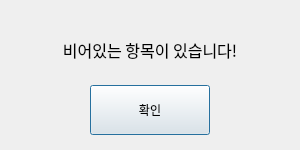
<?xml version="1.0" encoding="UTF-8"?>
<ui version="4.0">
 <class>Dialog</class>
 <widget class="QDialog" name="Dialog">
  <property name="geometry">
   <rect>
    <x>0</x>
    <y>0</y>
    <width>300</width>
    <height>150</height>
   </rect>
  </property>
  <property name="windowTitle">
   <string>Dialog</string>
  </property>
  <widget class="QLabel" name="label">
   <property name="geometry">
    <rect>
     <x>0</x>
     <y>35</y>
     <width>300</width>
     <height>30</height>
    </rect>
   </property>
   <property name="font">
    <font>
     <family>나눔고딕</family>
     <pointsize>12</pointsize>
    </font>
   </property>
   <property name="text">
    <string>비어있는 항목이 있습니다!</string>
   </property>
   <property name="alignment">
    <set>Qt::AlignCenter</set>
   </property>
  </widget>
  <widget class="QPushButton" name="pushButton">
   <property name="geometry">
    <rect>
     <x>90</x>
     <y>85</y>
     <width>120</width>
     <height>50</height>
    </rect>
   </property>
   <property name="font">
    <font>
     <family>나눔고딕</family>
     <pointsize>9</pointsize>
     <weight>50</weight>
     <bold>false</bold>
    </font>
   </property>
   <property name="text">
    <string>확인</string>
   </property>
  </widget>
 </widget>
 <resources/>
 <connections/>
</ui>
